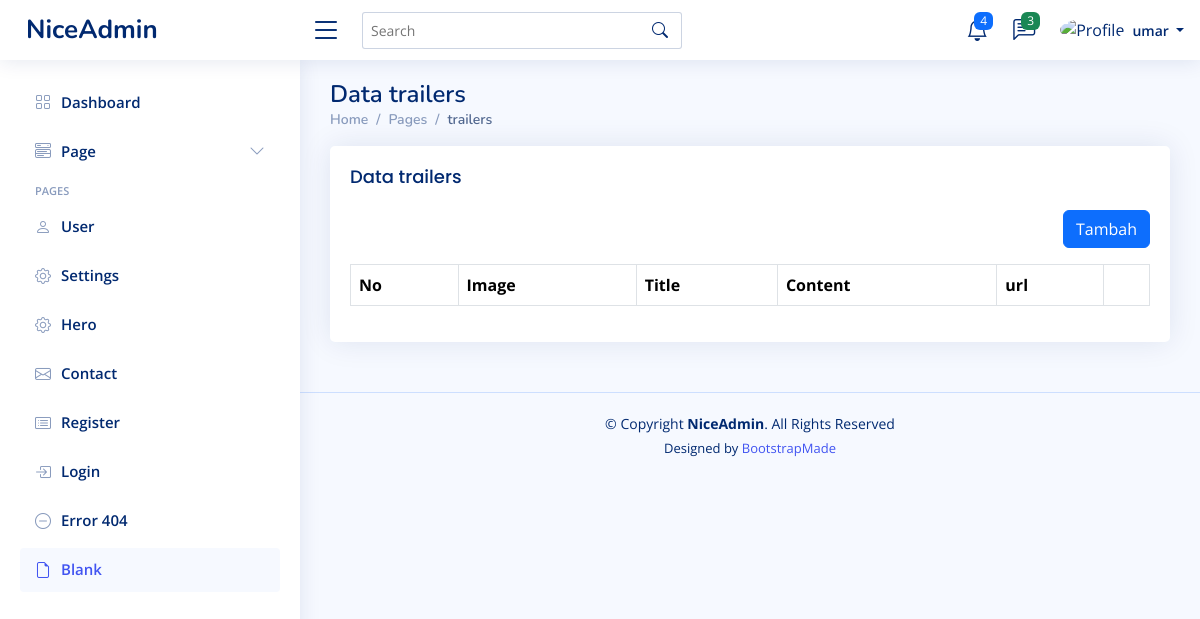
The app's page /admin/home.php?page=trailers (signed in), older data.
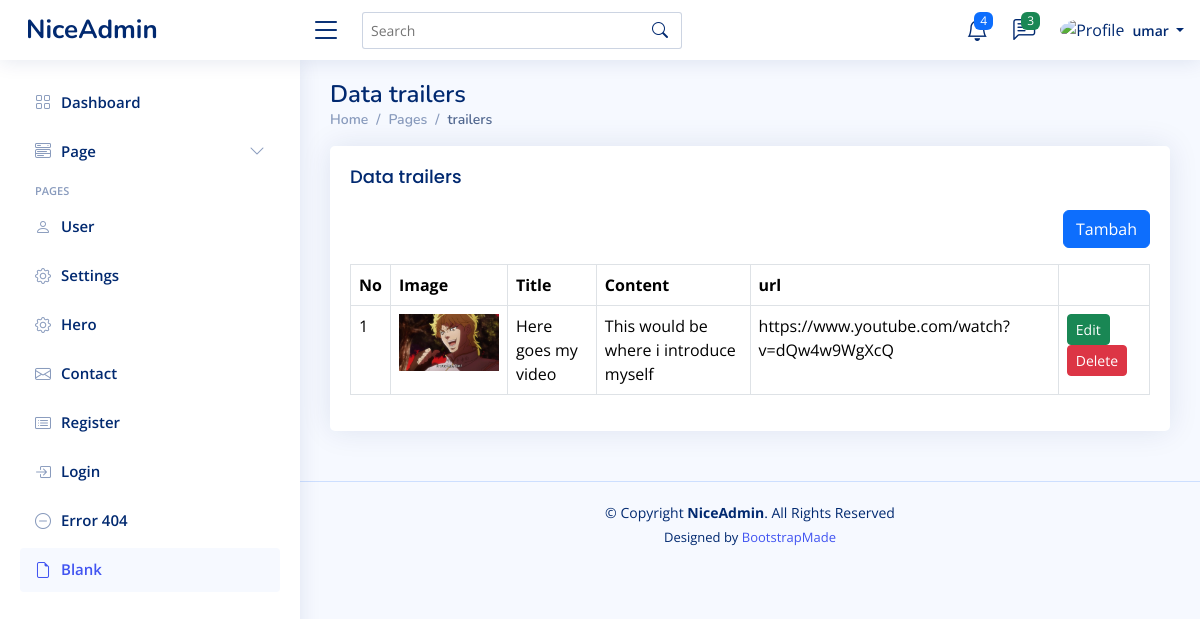
The same page, newer data.
### tables this page shows
CREATE TABLE `trailers` (
  `id` int(11) NOT NULL,
  `title` varchar(100) NOT NULL,
  `caption` text NOT NULL,
  `url` varchar(150) NOT NULL,
  `image` varchar(150) NOT NULL,
  `status` tinyint(1) NOT NULL DEFAULT 1,
  `created_at` timestamp NOT NULL DEFAULT current_timestamp(),
  `updated_at` timestamp NULL DEFAULT NULL ON UPDATE current_timestamp()
);

### admin/content/trailers.php (the view)
<?php
$query = mysqli_query($koneksi, "SELECT * FROM trailers ORDER BY id ASC");
$rows = mysqli_fetch_all($query, MYSQLI_ASSOC);
?>
<div class="pagetitle">
    <h1>Data trailers</h1>
    <nav>
        <ol class="breadcrumb">
            <li class="breadcrumb-item"><a href="?page=home">Home</a></li>
            <li class="breadcrumb-item">Pages</li>
            <li class="breadcrumb-item active">trailers</li>
        </ol>
    </nav>
</div>
<section class="section">
    <div class="row">
        <div class="col-lg-12">
            <div class="card">
                <div class="card-body">
                    <h5 class="card-title">Data trailers</h5>
                    <div class="mb-3" align="right">
                        <a href="?page=tambah-trailers" class="btn btn-primary">Tambah</a>
                    </div>
                    <table class="table table-bordered">
                        <thead>
                            <tr>
                                <th>No</th>
                                <th>Image</th>
                                <th>Title</th>
                                <th>Content</th>
                                <th>url</th>
                                <th></th>
                            </tr>
                        </thead>
                        <tbody>
                            <?php
                            foreach ($rows as $key => $row):
                            ?>
                                <tr>
                                    <td><?php echo $key += 1 ?></td>
                                    <td><img width="100" src="uploads/trailers/<?php echo ($row['image']) ?>" alt="">
                                    </td>
                                    <td><?php echo $row['title'] ?></td>
                                    <td><?php echo $row['caption'] ?></td>
                                    <td><?php echo $row['url'] ?></td>
                                    <td>
                                        <a href="?page=tambah-trailers&edit=<?php echo $row['id'] ?>"
                                            class="btn btn-sm btn-success">
                                            Edit
                                        </a>
                                        <a onclick="return confirm('apakah anda yakin akan menghapus data ini?')"
                                            href="?page=tambah-trailers&delete=<?php echo $row['id'] ?>"
                                            class="btn btn-sm btn-danger">
                                            Delete
                                        </a>
                                    </td>
                                </tr>
                            <?php endforeach ?>
                        </tbody>
                    </table>
                </div>
            </div>
        </div>
    </div>
</section>

### admin/home.php (shortened to what this page needs)
<!DOCTYPE html>
<html lang="en">
<head>
    <?php include 'inc/css.php' ?>
    <link href="https://cdn.jsdelivr.net/npm/summernote@0.9.0/dist/summernote-lite.min.css" rel="stylesheet">
    <link rel="stylesheet" href="assets/js/tagify/tagify.css">
</head>
<body>
    <?php include 'inc/header.php' ?>
    <?php include 'inc/sidebar.php' ?>
    <main id="main" class="main">
        <?php
        if (isset($_GET['page'])) {
            if (file_exists("content/" . $_GET['page'] . ".php")) {
                include "content/" . $_GET['page'] . ".php";
            } else {
                include "content/notfound.php";
            }
        } else {
            include 'content/dashboard.php';
        }
        ?>
    </main>
    <?php include 'inc/footer.php' ?>
</body>
</html>

### admin/inc/css.php (shortened to what this page needs)
<link href="assets/vendor/bootstrap/css/bootstrap.min.css" rel="stylesheet">
<link href="assets/vendor/bootstrap-icons/bootstrap-icons.css" rel="stylesheet">
<link href="assets/vendor/boxicons/css/boxicons.min.css" rel="stylesheet">
<link href="assets/vendor/quill/quill.snow.css" rel="stylesheet">
<link href="assets/vendor/quill/quill.bubble.css" rel="stylesheet">
<link href="assets/vendor/remixicon/remixicon.css" rel="stylesheet">
<link href="assets/vendor/simple-datatables/style.css" rel="stylesheet">
<link href="assets/css/style.css" rel="stylesheet">

### admin/inc/header.php (shortened to what this page needs)
<header id="header" class="header fixed-top d-flex align-items-center">
    <div class="d-flex align-items-center justify-content-between">
        <a href="?page=user" class="logo d-flex align-items-center">
            <span class="d-none d-lg-block">NiceAdmin</span>
        </a>
        <i class="bi bi-list toggle-sidebar-btn"></i>
    </div>
    <div class="search-bar">
        <form class="search-form d-flex align-items-center" method="POST" action="#">
            <input type="text" name="query" placeholder="Search" title="Enter search keyword">
            <button type="submit" title="Search"><i class="bi bi-search"></i></button>
        </form>
    </div>
    <nav class="header-nav ms-auto">
        <ul class="d-flex align-items-center">
            <li class="nav-item dropdown">
                <a class="nav-link nav-icon" href="#" data-bs-toggle="dropdown">
                    <i class="bi bi-bell"></i>
                    <span class="badge bg-primary badge-number">4</span>
                </a>
            </li>
            <li class="nav-item dropdown">
                <a class="nav-link nav-icon" href="#" data-bs-toggle="dropdown">
                    <i class="bi bi-chat-left-text"></i>
                    <span class="badge bg-success badge-number">3</span>
                </a>
            </li>
            <li class="nav-item dropdown pe-3">
                <a class="nav-link nav-profile d-flex align-items-center pe-0" href="#" data-bs-toggle="dropdown">
                    <img src="assets/img/profile-img.jpg" alt="Profile" class="rounded-circle">
                    <span class="d-none d-md-block dropdown-toggle ps-2">
                        <?php echo isset($_SESSION['NAME']) ? $_SESSION['NAME'] : '' ?>
                    </span>
                </a>
            </li>
        </ul>
    </nav>
</header>

### admin/inc/sidebar.php (shortened to what this page needs)
<aside id="sidebar" class="sidebar">
    <ul class="sidebar-nav" id="sidebar-nav">
        <li class="nav-item">
            <a class="nav-link collapsed" href="?page=home">
                <i class="bi bi-grid"></i>
                <span>Dashboard</span>
            </a>
        </li>
        <li class="nav-item">
            <a class="nav-link collapsed" data-bs-target="#components-nav" data-bs-toggle="collapse" href="#">
                <i class="bi bi-menu-button-wide"></i><span>Page</span><i class="bi bi-chevron-down ms-auto"></i>
            </a>
        </li>
        <li class="nav-heading">Pages</li>
        <li class="nav-item">
            <a class="nav-link collapsed" href="?page=user">
                <i class="bi bi-person"></i>
                <span>User</span>
            </a>
        </li>
        <li class="nav-item">
            <a class="nav-link collapsed" href="?page=settings">
                <i class="bi bi-gear"></i>
                <span>Settings</span>
            </a>
        </li>
        <li class="nav-item">
            <a class="nav-link collapsed" href="?page=hero">
                <i class="bi bi-gear"></i>
                <span>Hero</span>
            </a>
        </li>
        <li class="nav-item">
            <a class="nav-link collapsed" href="pages-contact.html">
                <i class="bi bi-envelope"></i>
                <span>Contact</span>
            </a>
        </li>
        <li class="nav-item">
            <a class="nav-link collapsed" href="pages-register.html">
                <i class="bi bi-card-list"></i>
                <span>Register</span>
            </a>
        </li>
        <li class="nav-item">
            <a class="nav-link collapsed" href="pages-login.html">
                <i class="bi bi-box-arrow-in-right"></i>
                <span>Login</span>
            </a>
        </li>
        <li class="nav-item">
            <a class="nav-link collapsed" href="pages-error-404.html">
                <i class="bi bi-dash-circle"></i>
                <span>Error 404</span>
            </a>
        </li>
        <li class="nav-item">
            <a class="nav-link " href="pages-blank.html">
                <i class="bi bi-file-earmark"></i>
                <span>Blank</span>
            </a>
        </li>
    </ul>
</aside>

### admin/inc/footer.php
<footer id="footer" class="footer">
    <div class="copyright">
        &copy; Copyright <strong><span>NiceAdmin</span></strong>. All Rights Reserved
    </div>
    <div class="credits">
        Designed by <a href="https://bootstrapmade.com/">BootstrapMade</a>
    </div>
</footer>

### admin/assets/css/style.css (style rules this page uses)
:root { scroll-behavior: smooth; }
body { font-family: "Open Sans", sans-serif; background: #f6f9ff; color: #444444; }
a { color: #4154f1; text-decoration: none; }
h1, h2, h3, h4, h5, h6 { font-family: "Nunito", sans-serif; }
#main { margin-top: 60px; padding: 20px 30px; transition: all 0.3s; }
.pagetitle { margin-bottom: 10px; }
.pagetitle h1 { font-size: 24px; margin-bottom: 0; font-weight: 600; color: #012970; }
.card { margin-bottom: 30px; border: none; border-radius: 5px; box-shadow: 0px 0 30px rgba(1, 41, 112, 0.1); }
.card-title { padding: 20px 0 15px 0; font-size: 18px; font-weight: 500; color: #012970; font-family: "Poppins", sans-serif; }
.card-body { padding: 0 20px 20px 20px; }
.breadcrumb { font-size: 14px; font-family: "Nunito", sans-serif; color: #899bbd; font-weight: 600; }
.breadcrumb a { color: #899bbd; transition: 0.3s; }
.breadcrumb .breadcrumb-item::before { color: #899bbd; }
.breadcrumb .active { color: #51678f; font-weight: 600; }
.logo { line-height: 1; }
@media (min-width: 1200px) { .logo { width: 280px; } }
.logo span { font-size: 26px; font-weight: 700; color: #012970; font-family: "Nunito", sans-serif; }
.header { transition: all 0.5s; z-index: 997; height: 60px; box-shadow: 0px 2px 20px rgba(1, 41, 112, 0.1); background-color: #fff; padding-left: 20px; }
.header .toggle-sidebar-btn { font-size: 32px; padding-left: 10px; cursor: pointer; color: #012970; }
.header .search-bar { min-width: 360px; padding: 0 20px; }
.header .search-form { width: 100%; }
.header .search-form input { border: 0; font-size: 14px; color: #012970; border: 1px solid rgba(1, 41, 112, 0.2); padding: 7px 38px 7px 8px; border-radius: 3px; transition: 0.3s; width: 100%; }
.header .search-form button { border: 0; padding: 0; margin-left: -30px; background: none; }
.header .search-form button i { color: #012970; }
.header-nav ul { list-style: none; }
.header-nav>ul { margin: 0; padding: 0; }
.header-nav .nav-icon { font-size: 22px; color: #012970; margin-right: 25px; position: relative; }
.header-nav .nav-profile { color: #012970; }
.header-nav .nav-profile img { max-height: 36px; }
.header-nav .nav-profile span { font-size: 14px; font-weight: 600; }
.header-nav .badge-number { position: absolute; inset: -2px -5px auto auto; font-weight: normal; font-size: 12px; padding: 3px 6px; }
.sidebar { position: fixed; top: 60px; left: 0; bottom: 0; width: 300px; z-index: 996; transition: all 0.3s; padding: 20px; overflow-y: auto; scrollbar-width: thin; scrollbar-color: #aab7cf transparent; box-shadow: 0px 0px 20px rgba(1, 41, 112, 0.1); background-color: #fff; }
@media (min-width: 1200px) { #main, #footer { margin-left: 300px; } }
.sidebar-nav { padding: 0; margin: 0; list-style: none; }
.sidebar-nav li { padding: 0; margin: 0; list-style: none; }
.sidebar-nav .nav-item { margin-bottom: 5px; }
.sidebar-nav .nav-heading { font-size: 11px; text-transform: uppercase; color: #899bbd; font-weight: 600; margin: 10px 0 5px 15px; }
.sidebar-nav .nav-link { display: flex; align-items: center; font-size: 15px; font-weight: 600; color: #4154f1; transition: 0.3; background: #f6f9ff; padding: 10px 15px; border-radius: 4px; }
.sidebar-nav .nav-link i { font-size: 16px; margin-right: 10px; color: #4154f1; }
.sidebar-nav .nav-link.collapsed { color: #012970; background: #fff; }
.sidebar-nav .nav-link.collapsed i { color: #899bbd; }
.sidebar-nav .nav-link .bi-chevron-down { margin-right: 0; transition: transform 0.2s ease-in-out; }
.footer { padding: 20px 0; font-size: 14px; transition: all 0.3s; border-top: 1px solid #cddfff; }
.footer .copyright { text-align: center; color: #012970; }
.footer .credits { padding-top: 5px; text-align: center; font-size: 13px; color: #012970; }

Row changes from the older to the newer data that the page shows:
added trailers: key "1", image (picture), title "Here goes my video", caption "This would be where i introduce myself", url "https://www.youtube.com/watch?v=dQw4w9WgXcQ"
